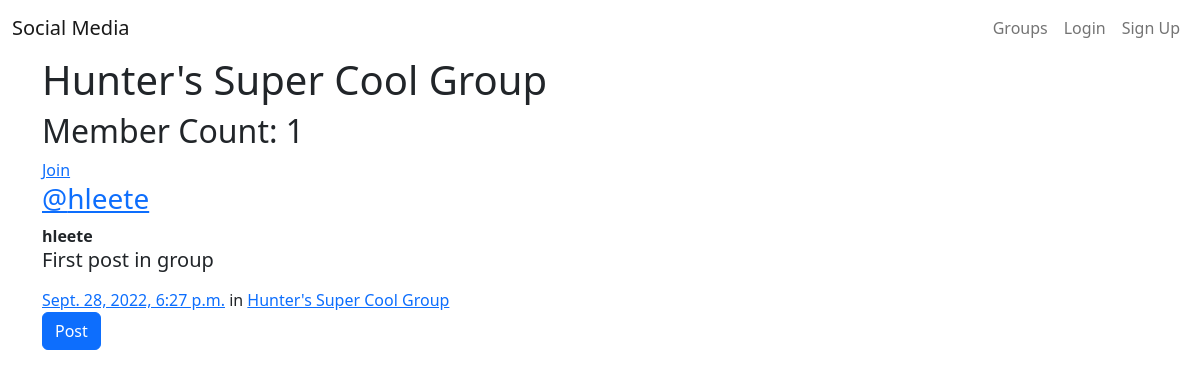
The app's page /group/post/in/hunters-super-cool-group/ with its own data.
### group/models.py (models this page shows, shortened)
class Group(models.Model):
    name = models.CharField(max_length=255, unique=True)
    slug = models.SlugField(allow_unicode=True, unique=True)
    description = models.TextField(default='', blank=True)
    description_html = models.TextField(editable=False, default='', blank=True)
    members = models.ManyToManyField(User, through='GroupMember')
    class Meta:
        ordering = ['name']

### post/models.py (models this page shows, shortened)
class Post(models.Model):
    user = models.ForeignKey(User, related_name='posts', on_delete=models.CASCADE)
    created_at = models.DateTimeField(auto_now=True)
    message = models.TextField()
    message_html = models.TextField(editable=False)
    group = models.ForeignKey(Group, related_name='post', null=True, blank=True, on_delete=models.CASCADE)
    class Meta:
        ordering = ['created_at']
        unique_together = ['user', 'message']

### group/views.py (the view)
# urls.py: path('post/in/<slug:slug>/', views.SingleGroup.as_view(), name='single-group'),
class SingleGroup(DetailView):
    model = Group

### group/templates/group/group_detail.html
{% extends 'group/group_base.html' %}
{% block pregroup %}
<h1>{{ group.name }}</h1>
<h2>Member Count: {{ group.members.count }}</h2>
<div class="content">
    {% if user in group.members.all %}
    <a href="{% url 'group:leave-group' group.slug %}">Leave</a>
    {% else %}
    <a href="{% url 'group:join-group' group.slug %}">Join</a>
    {% endif %}
</div>
{% endblock pregroup %}
{% block group_content %}
<div class="col-md-8">
    {% if group.post.count == 0 %}
    <h2>No posts in this group yet. Be the first!</h2>
    {% else %}
    {% for post in group.post.all %}
    {% include 'post/_post.html' %}
    {% endfor %}
    {% endif %}
    <a href="{% url 'post:create-post' %}"><button class="btn btn-primary">Post</button></a>
</div>
{% endblock group_content %}

### post/templates/post/_post.html (shortened to what this page needs)
<div class="media">
    <h3 class="mr-5"><a href="{% url 'post:for-user' post.user.username %}">@{{ post.user.username }}</a></h3>
    <div class="media-body">
        <strong>{{ post.user.username }}</strong>
        <h5>{{ post.message_html|safe }}</h5>
        <time class="time"><a
                href="{% url 'post:single-post' post.user.username post.pk %}">{{ post.created_at }}</a></time>
        {% if post.group %}
        <span class="group-name">in <a href="#">{{ post.group.name }}</a></span>
        {% endif %}
    </div>
</div>

### records on screen
Group: name "Hunter's Super Cool Group", members.count "1"
Post: user.username "hleete", message_html "First post in group", created_at "Sept. 28, 2022, 6:27 p.m.", group.name "Hunter's Super Cool Group"
